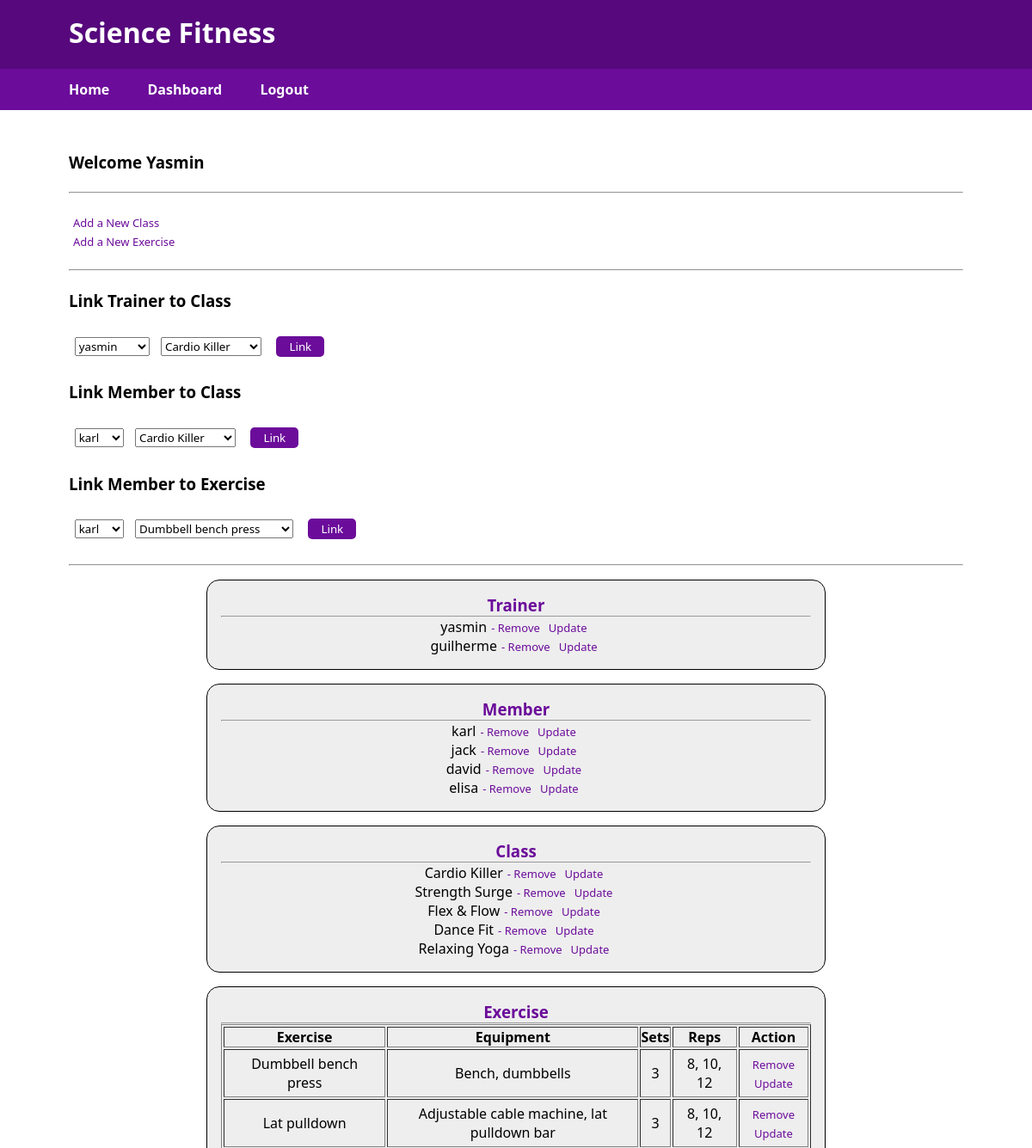
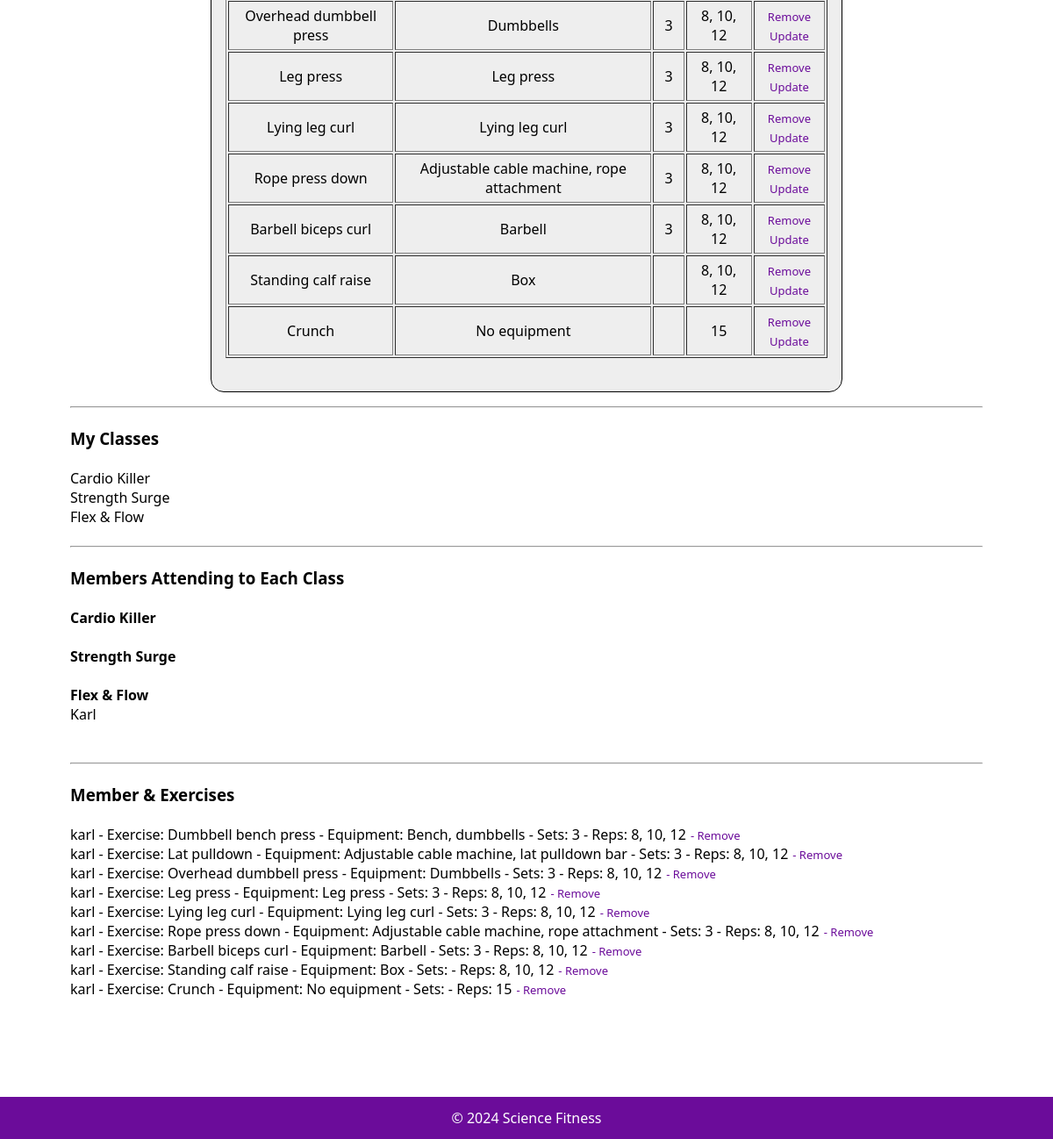
Page /pages/dashboard.php (signed in) on the committed database (2 pictures, top to bottom).
### tables this page shows
CREATE TABLE `trainer` (
  `id` int(11) NOT NULL,
  `name` varchar(100) NOT NULL,
  `password` varchar(255) NOT NULL,
  `position` enum('admin','trainer','member','') NOT NULL
);

CREATE TABLE `member` (
  `id` int(11) NOT NULL,
  `name` varchar(100) NOT NULL,
  `password` varchar(255) NOT NULL
);

CREATE TABLE `class` (
  `id` int(11) NOT NULL,
  `name` varchar(100) NOT NULL
);

CREATE TABLE `exercise` (
  `id` int(11) NOT NULL,
  `exercise` varchar(255) NOT NULL,
  `equipment` varchar(255) NOT NULL,
  `sets` varchar(100) NOT NULL,
  `reps` varchar(100) NOT NULL
);

CREATE TABLE `trainer_to_class` (
  `id` int(11) NOT NULL,
  `trainer_id` int(11) NOT NULL,
  `class_id` int(11) NOT NULL
);

CREATE TABLE `member_to_class` (
  `id` int(11) NOT NULL,
  `member_id` int(11) NOT NULL,
  `class_id` int(11) NOT NULL
);

CREATE TABLE `member_to_exercise` (
  `id` int(11) NOT NULL,
  `member_id` int(11) NOT NULL,
  `exercise_id` int(11) NOT NULL
);

### functions/functions.php (the view, shortened to what this page needs)
<?php
    function navigation($page){
        if($page == "index"){
            if($_SESSION["validate"] == "validated"){
                echo '
                <div>
                    <a href="pages/dashboard.php">Dashboard</a>
                    <a href="index.php?logout=logout">Logout</a>
                </div>
                ';
            } else{
                echo '
                <form action="./pages/dashboard.php" method="POST">
                <input type="text" name="username" placeholder=" Enter Username">
                <input type="password" name="pwd" placeholder=" Enter Password">
                <select name="position">
                    <option value="member">Member</option>
                    <option value="trainer">Trainer</option>
                    <option value="admin">Admin</option>
                </select>
                <input type="submit" value="Login">
                </form>
                ';
            }
        } else{
            if($page == "dashboard"){
                if($_SESSION["validate"] == "validated"){
                    echo '
                    <div>
                        <a href="../index.php">Home</a>
                        <a href="dashboard.php">Dashboard</a>
                        <a href="../index.php?logout">Logout</a>
                    </div>
                    ';
                } else {
                echo '
                <a href="../index.php">Home</a>
                ';
                }
            }
        }
    }
    function viewItem($dbConnect,$table){
        echo '
        <div class="ctaBox">
        <h3>' .ucfirst($table). '</h3><hr>';
        $sql = "SELECT * FROM $table";
        if($table == "exercise"){
            echo '
            <table border="1">
                <thead>
                    <tr>
                        <th>Exercise</th>
                        <th>Equipment</th>
                        <th>Sets</th>
                        <th>Reps</th>
                        <th>Action</th>
                    </tr>
                </thead>
            ';
            foreach ($dbConnect -> query($sql) as $row){
                $item_id = $row["id"];
                echo '
                    <tbody>
                        <tr>
                            <td>'.$row['exercise'].'</td>
                            <td>'.$row['equipment'].'</td>
                            <td>'.$row['sets'].'</td>
                            <td>'.$row['reps'].'</td>
                            <td><a href="remove.php?item_id='.$item_id.'&table='.$table.'">Remove</a><br>
                            <a href="updateexercise.php?item_id='.$item_id.'&table='.$table.'">Update</a></td>
                        </tr>
                    </tbody>
                ';
            }
            echo '</table><br>';
        } else {
            foreach ($dbConnect -> query($sql) as $row){
                $item_id = $row["id"];
                echo $row["name"];
                echo '<a href="remove.php?item_id='.$item_id.'&table='.$table.'">- Remove</a>';
                if($table == "class"){
                    echo '<a href="updateclass.php?item_id='.$item_id.'&table='.$table.'">Update</a>';
                    echo '<br>';
                } else {
                    echo '<a href="update.php?item_id='.$item_id.'&table='.$table.'">Update</a>';
                    echo '<br>';
                }
            }
        }
        echo '</div>';
    }
    function link_user_class($dbConnect, $table){
        echo'
        <form action="actionlink.php" method="post">';
        if($table == "trainer"){
            dropdown($dbConnect, "trainer");
            dropdown($dbConnect, "class");
            echo '
            <input type="hidden" name="table" value="trainer">
            <input type="submit" value="Link">';
        } else{
            dropdown($dbConnect, "member");
            dropdown($dbConnect, "class");
            echo '
            <input type="hidden" name="table" value="member">
            <input type="submit" value="Link">';
        }
        echo '</form>';
    }
    function link_user_exercise($dbConnect, $table){
        echo'
        <form action="actionlinkexercise.php" method="post">';
        dropdown($dbConnect, "member");
        dropdown($dbConnect, "exercise");
        echo '
        <input type="hidden" name="table" value="member">
        <input type="submit" value="Link">';
        echo '</form>';
    }
    function dropdown($dbConnect,$table){
        if($table != "exercise"){
            echo '<select name="' .$table. '">';
            $sql = "SELECT * FROM $table";
            foreach($dbConnect -> query($sql) as $row){
                echo '
                <option name="' .$table. 'id" value="' .$row['id']. '">' .$row['name']. '</option>';
            }
            echo '</select>';
        } else {
            echo '<select name="' .$table. '">';
            $sql = "SELECT * FROM $table";
            foreach($dbConnect -> query($sql) as $row){
                echo '
                <option name="' .$table. 'id" value="' .$row['id']. '">' .$row['exercise']. '</option>';
            }
            echo '</select>';
        }
    }
    function view_link_exercise($dbConnect,$table){
        echo "<br><hr><br><h3>Member & Exercises</h3><br>";
        $sqltable = "member_to_exercise";
        $sql = "SELECT DISTINCT * FROM $sqltable";
        foreach($dbConnect -> query($sql) as $row){
            $table_id = $row["id"];
            echo $name = returndetail($dbConnect,$row["member_id"], "member");
            echo " - ";
            echo returndetail_exercise($dbConnect,$row["exercise_id"], "exercise");
            echo '<a href="remove.php?item_id='.$table_id.'&table=member_to_exercise">- Remove</a><br>';
        }
    }
    function returndetail_exercise($dbConnect, $id, $table){
        $sql = "SELECT * FROM $table";
        foreach($dbConnect -> query($sql) as $row){
            if ($id == $row["id"]){
                echo 'Exercise: ';
                echo $row["exercise"];
                echo ' - Equipment: ';
                echo $row["equipment"];
                echo ' - Sets: ';
                echo $row["sets"];
                echo ' - Reps: ';
                echo $row["reps"];
            }
        }
    }
    function returndetail($dbConnect, $id, $table){
        $sql = "SELECT * FROM $table";
        foreach($dbConnect -> query($sql) as $row){
            if ($id == $row["id"]){
                return $row["name"];
            }
        }
    }
    function listClasses($dbConnect,$user_id,$table){
        if ($table == "trainer"){
            $sqltable = "trainer_to_class";
        } else{
            $sqltable = "member_to_class";
        }
        $sql = "SELECT * FROM $sqltable";
        foreach($dbConnect -> query($sql) as $row){
            if($table == "trainer"){
                $user_id_from_table = $row["trainer_id"];
            } else {
                $user_id_from_table = $row["member_id"];
            }
            if($user_id == $user_id_from_table){
                $id = $row["class_id"];
                $result = returndetail($dbConnect,$id,"class");
                echo ucfirst($result)."<br>";
            }
        }
    }
    function listMembers($dbConnect,$user_id,$table){
        $sqltable = "trainer_to_class";
        $sql = "SELECT * FROM $sqltable";
        foreach($dbConnect -> query($sql) as $row){
            if ($user_id == $row["trainer_id"]){
                $id = $row["class_id"];
                $result = returndetail($dbConnect,$id,"class");
                echo "<h4>" .ucfirst($result)."</h4>";
                listMembersByClass($dbConnect, $id, "member_to_class");
                echo "<br>";
            }
        }
    }
    function listMembersByClass($dbConnect, $id, $table){
        $sql = "SELECT * FROM $table";
        foreach($dbConnect -> query($sql) as $row){
            if($id == $row["class_id"]){
                $member_id = $row["member_id"];
                $result = returndetail($dbConnect, $member_id, "member");
                echo ucfirst($result);
                echo '<br>';
            }
        }
    }
?>

### css/style.css (style rules this page uses)
* { margin: 0; padding: 0; box-sizing: border-box; font-family: 'Segoe UI', Tahoma, Geneva, Verdana, sans-serif; }
.nav a { color: white; margin-right: 2.5em; align-items: center; text-decoration: none; font-weight: bold; cursor:pointer; }
.content a { text-decoration: none; color: #6b0c9a; margin: 5px; font-size: small; }
.content input { margin: 0.5em; padding: 0.5em; }
.content input[type="submit"] { padding: 3px 15px; cursor: pointer; background-color: #6b0c9a; color: white; border:none; border-radius: 5px; }
.content select { margin: 0.5em; }
.ctaBox { width: 60vw; background-color: rgb(238, 238, 238); padding: 1em; border-radius: 15px; margin: 2vh auto; border: 1px solid black; text-align: center; }
.ctaBox table { margin: auto; }
.ctaBox table td { padding: 5px 10px; }
.ctaBox h3 { color: #6b0c9a; }

### rows in the picture
trainer: name "yasmin"
trainer: name "guilherme"
member: name "karl"
member: name "jack"
member: name "david"
member: name "elisa"
class: name "Cardio Killer"
class: name "Strength Surge"
class: name "Flex & Flow"
class: name "Dance Fit"
class: name "Relaxing Yoga"
exercise: exercise "Dumbbell bench press", equipment "Bench, dumbbells", sets "3", reps "8, 10, 12"
exercise: exercise "Lat pulldown", equipment "Adjustable cable machine, lat pulldown bar", sets "3", reps "8, 10, 12"
exercise: exercise "Overhead dumbbell press", equipment "Dumbbells", sets "3", reps "8, 10, 12"
exercise: exercise "Leg press", equipment "Leg press", sets "3", reps "8, 10, 12"
exercise: exercise "Lying leg curl", equipment "Lying leg curl", sets "3", reps "8, 10, 12"
exercise: exercise "Rope press down", equipment "Adjustable cable machine, rope attachment", sets "3", reps "8, 10, 12"
exercise: exercise "Barbell biceps curl", equipment "Barbell", sets "3", reps "8, 10, 12"
exercise: exercise "Standing calf raise", equipment "Box", reps "8, 10, 12"
exercise: exercise "Crunch", equipment "No equipment", reps "15"
trainer_to_class: result "Cardio Killer"
trainer_to_class: result "Strength Surge"
trainer_to_class: result "Flex & Flow"
member_to_class: result "Karl"
member_to_exercise: member_id "karl"
member_to_exercise: member_id "karl"
member_to_exercise: member_id "karl"
member_to_exercise: member_id "karl"
member_to_exercise: member_id "karl"
member_to_exercise: member_id "karl"
member_to_exercise: member_id "karl"
member_to_exercise: member_id "karl"
member_to_exercise: member_id "karl"

### other values in the picture
$username "Yasmin"
$table "Trainer Member Class Exercise"
form field trainer "yasmin"
form field class "Cardio Killer Cardio Killer"
form field member "karl karl"
form field exercise "Dumbbell bench press"
